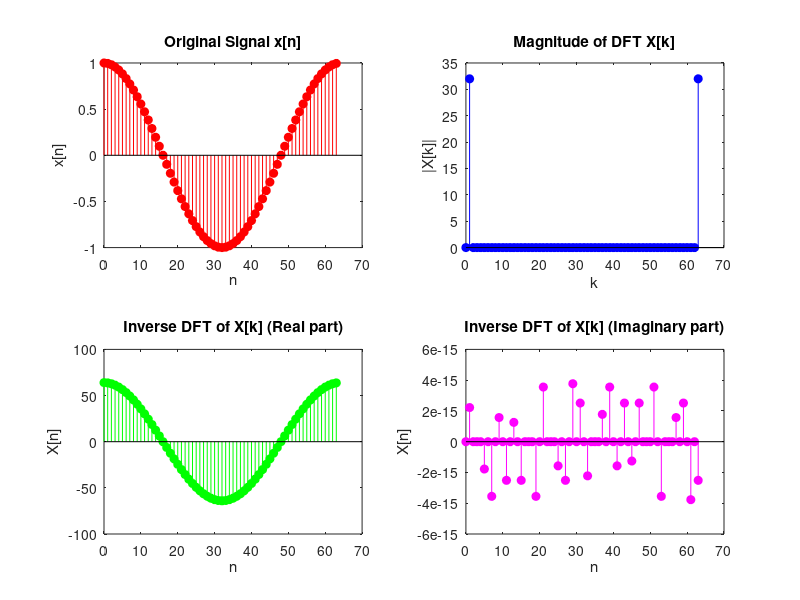

The MATLAB source for this figure: (Note: this script raises an error after producing the figure.)
clc
clear
close all

% Generate a discrete-time signal x[n] (e.g., a cosine wave)
N = 64;  % Period of the signal
n = 0:N-1;
x_n = cos(2 * pi * n / N);  % Example signal (cosine wave)

% Compute the DFT of x[n]
X_k = fft(x_n);

% Compute the inverse DFT of X[k] (using the duality property)
X_n = ifft(N * conj(X_k));

% Plot the original signal and its DFT
figure;
subplot(2, 2, 1);
stem(n, x_n, 'r', 'filled');
title('Original Signal x[n]');
xlabel('n');
ylabel('x[n]');

subplot(2, 2, 2);
stem(0:N-1, abs(X_k), 'b', 'filled');
title('Magnitude of DFT X[k]');
xlabel('k');
ylabel('|X[k]|');

% Plot the inverse DFT of X[k]
subplot(2, 2, 3);
stem(n, real(X_n), 'g', 'filled');
title('Inverse DFT of X[k] (Real part)');
xlabel('n');
ylabel('X[n]');

subplot(2, 2, 4);
stem(n, imag(X_n), 'm', 'filled');
title('Inverse DFT of X[k] (Imaginary part)');
xlabel('n');
ylabel('X[n]');

sgtitle('Duality Property of DFT');
